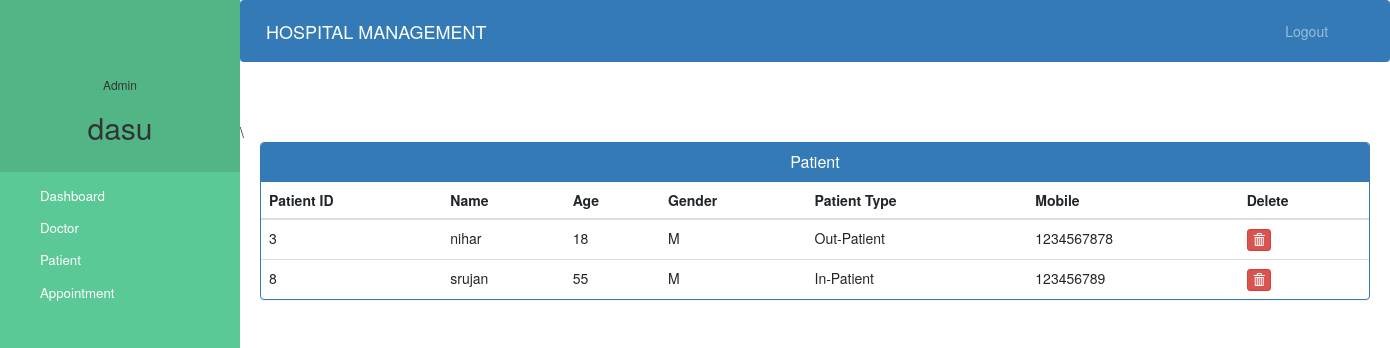
The page /admin-view-patient on the database its author committed.
### tables this page shows
CREATE TABLE "patient" (
	"id"	INTEGER UNIQUE,
	"email"	TEXT,
	"Name"	TEXT NOT NULL,
	"gender"	TEXT,
	"age"	INTEGER,
	"phonenumber"	INTEGER NOT NULL,
	"test"	BLOB,
	"img"	BLOB,
	"prescription"	TEXT,
	"type"	TEXT,
	"diagnosis"	TEXT,
	PRIMARY KEY("id" AUTOINCREMENT)
);

### route.py (the view)
@app.route('/admin-view-patient')
def admin_view_patient():
    patient = all_patients()
    return render_template('admin/admin_view_patient.html',patient=patient)

### database.py (called while the page is built)
def all_patients():
    data = cur.execute("select * from patient")
    return data.fetchall()

### templates/admin/admin_view_patient.html (shortened to what this page needs)
{% extends 'admin/admin_base.html' %}
{% block content %}
<head>
  <script src="https://cdnjs.cloudflare.com/ajax/libs/toastr.js/latest/toastr.min.js"></script>\
  <link rel="stylesheet" href="https://cdnjs.cloudflare.com/ajax/libs/toastr.js/latest/toastr.min.css" />
  <link href="//netdna.bootstrapcdn.com/bootstrap/3.0.0/css/bootstrap.min.css" rel="stylesheet" id="bootstrap-css">
  <link href="//netdna.bootstrapcdn.com/bootstrap/3.0.0/css/bootstrap.min.css" rel="stylesheet" id="bootstrap-css">
</head>
<div class="container">
  <div class="panel panel-primary">
    <div class="panel-heading">
      <h6 class="panel-title">Patient</h6>
    </div>
    <table class="table table-hover" id="dev-table">
      <thead>
        <tr>
          <th>Patient ID</th>
          <th>Name</th>
          <th>Age</th>
          <th>Gender</th>
          <th>Patient Type</th>
          <th>Mobile</th>
          <th>Delete</th>
        </tr>
      </thead>
      {% for p in patient %}
      <tr id=p{{p[0]}} >
        <td> {{p[0]}}</td>
        <td>{{p[2]}}</td>
        <td>{{p[4]}}</td>
        <td>{{p[3]}}</td>
        <td>{{p[9]}}</td>
        <td>{{p[5]}}</td>
        <td><button class="btn btn-danger btn-xs" data-pId="{{p[0]}}" onclick="delete_patient(this.getAttribute('data-pId'))" ><span class="glyphicon glyphicon-trash"></span></button></td>
      </tr>
      {% endfor %}
    </table>
  </div>
</div>
{% endblock content %}

### static/admin.css (style rules this page uses)
body { padding-left: 240px; }

### templates/admin/admin_base.html (style rules this page uses)
body { padding-left: 240px; }

### templates/admin/admin_view_patient.html (style rules this page uses)
h6 { text-align: center; }

### rows shown on the page
patient: id "3", Name "nihar", age "18", gender "M", type "Out-Patient", phonenumber "1234567878"
patient: id "8", Name "srujan", age "55", gender "M", type "In-Patient", phonenumber "123456789"
